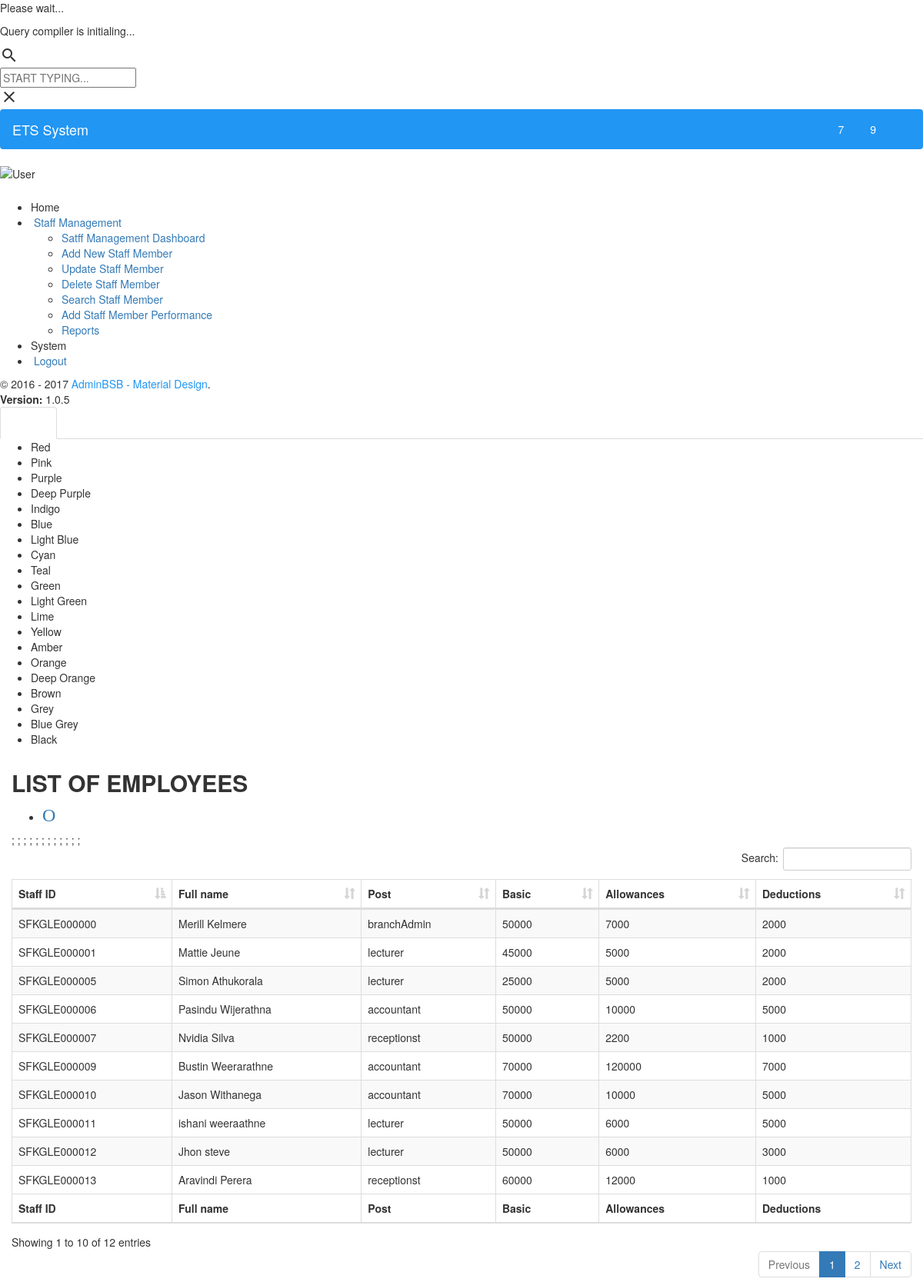
Page /staff_management_system/totalexp.php on the committed database.
### tables this page shows
CREATE TABLE `staff` (
  `staffID` char(12) NOT NULL,
  `nameInFull` varchar(250) NOT NULL,
  `managedBy` char(12) NOT NULL,
  `gender` char(1) DEFAULT NULL,
  `post` varchar(100) NOT NULL DEFAULT 'Staff Member',
  `dob` date NOT NULL,
  `dateCreated` timestamp NOT NULL DEFAULT CURRENT_TIMESTAMP,
  `dateUpdated` timestamp NOT NULL DEFAULT CURRENT_TIMESTAMP ON UPDATE CURRENT_TIMESTAMP,
  `centerId` char(12) DEFAULT NULL,
  `thumb` varchar(150) NOT NULL DEFAULT 'images/icons/user.png',
  `nic` varchar(10) NOT NULL,
  `datejoined` date DEFAULT NULL,
  `jobtype` varchar(50) DEFAULT NULL,
  `jobstatus` varchar(50) DEFAULT NULL
);

CREATE TABLE `salary` (
  `staffID` char(12) NOT NULL,
  `pay` tinyint(1) DEFAULT NULL,
  `payDate` date DEFAULT NULL,
  `basic` double NOT NULL,
  `allowences` double DEFAULT NULL,
  `deduction` double DEFAULT NULL,
  `total` double DEFAULT NULL
);

### staff_management_system/totalexp.php (the view, shortened to what this page needs)
<!DOCTYPE html>
<html>
<head>
    <link rel="stylesheet" type="text/css" href="css/custom.css"/>
    <link href="plugins/nouislider/nouislider.min.css" rel="stylesheet" />
    <link href="plugins/bootstrap-colorpicker/css/bootstrap-colorpicker.css" rel="stylesheet" />
    <link href="plugins/bootstrap-material-datetimepicker/css/bootstrap-material-datetimepicker.css" rel="stylesheet" />
    <link href="plugins/waitme/waitMe.css" rel="stylesheet" />
	<?php include 'head.php';?>
</head>
<body class="theme-blue">
	<?php include 'preloader.php';?>
    <?php include 'searchbar.php';?>
    <section>
        <aside id="leftsidebar" class="sidebar">
			<?php include 'menu.php';?>
        </aside>
        <?php include 'rightsidebar.php';?>
    </section>
    <section class="content">
    <div class="container-fluid">
            <div class="row clearfix">
                <div class="col-lg-12 col-md-12 col-sm-12 col-xs-12">
                    <div class="card">
                        <div class="header">
                            <h2>
                                <b>LIST OF EMPLOYEES</b>
                            </h2>
                            <ul class="header-dropdown m-r--5">
                                <li class="dropdown">
                                    <a href="javascript:void(0);" class="dropdown-toggle" data-toggle="dropdown" role="button" aria-haspopup="true" aria-expanded="false">
                                        <i class="material-icons">Options</i>
                                    </a>
                                </li>
                            </ul>
                        </div>
                        <div class="body">
                            <div class="table-responsive">
                                <table class="table table-bordered table-striped table-hover dataTable js-exportable">
                                    <thead>
                                        <tr>
                                            <th>Staff ID</th>
                                            <th>Full name</th>
                                            <th>Post</th>
                                            <th>Basic</th>
                                            <th>Allowances</th>
                                            <th>Deductions</th>
                                        </tr>
                                    </thead>
                                    <tfoot>
                                        <tr>
                                            <th>Staff ID</th>
                                            <th>Full name</th>
                                            <th>Post</th>
                                            <th>Basic</th>
                                            <th>Allowances</th>
                                            <th>Deductions</th>
                                        </tr>
                                    </tfoot>
                                    <tbody>
                                    	  <?php
										       $sql = "SELECT staff.staffID, staff.nameInFull, staff.post, salary.allowences, salary.deduction, salary.basic FROM staff, salary WHERE staff.staffID = salary.staffID";
										        $result = mysqli_query($conn, $sql);
										        $resultCheck = mysqli_num_rows($result);
										        if($resultCheck > 0)
										        {
										            while($rows = mysqli_fetch_assoc($result))
										            {
										                ?>
                                         	<tr id="<?php echo $row['staffID']; ?>">
                                         	<td><?php echo $rows['staffID']; ?></td>
                                            <td><?php echo $rows['nameInFull']; ?></td>
                                            <td><?php echo $rows['post']; ?></td>
                                            <td><?php echo $rows['basic']; ?></td>
                                            <td><?php echo $rows['allowences']; ?></td>
                                            <td><?php echo $rows['deduction']; ?></td>
                                        </tr>
                                                                           <?php
                                        }
                                    }
                                ?>
                                    </tbody>
                                 </table>
                            </div>
                        </div>
                    </div>
                </div>
            </div>
        </div>
    </section>
</body>
</html>

### rows in the picture
staff: staffID "SFKGLE000000", nameInFull "Merill Kelmere", post "branchAdmin", salary.basic "50000", salary.allowences "7000", salary.deduction "2000"
staff: staffID "SFKGLE000001", nameInFull "Mattie Jeune", post "lecturer", salary.basic "45000", salary.allowences "5000", salary.deduction "2000"
staff: staffID "SFKGLE000005", nameInFull "Simon Athukorala", post "lecturer", salary.basic "25000", salary.allowences "5000", salary.deduction "2000"
staff: staffID "SFKGLE000006", nameInFull "Pasindu Wijerathna", post "accountant", salary.basic "50000", salary.allowences "10000", salary.deduction "5000"
staff: staffID "SFKGLE000007", nameInFull "Nvidia Silva", post "receptionst", salary.basic "50000", salary.allowences "2200", salary.deduction "1000"
staff: staffID "SFKGLE000009", nameInFull "Bustin Weerarathne", post "accountant", salary.basic "70000", salary.allowences "120000", salary.deduction "7000"
staff: staffID "SFKGLE000010", nameInFull "Jason Withanega", post "accountant", salary.basic "70000", salary.allowences "10000", salary.deduction "5000"
staff: staffID "SFKGLE000011", nameInFull "ishani weeraathne", post "lecturer", salary.basic "50000", salary.allowences "6000", salary.deduction "5000"
staff: staffID "SFKGLE000012", nameInFull "Jhon steve", post "lecturer", salary.basic "50000", salary.allowences "6000", salary.deduction "3000"
staff: staffID "SFKGLE000013", nameInFull "Aravindi Perera", post "receptionst", salary.basic "60000", salary.allowences "12000", salary.deduction "1000"
